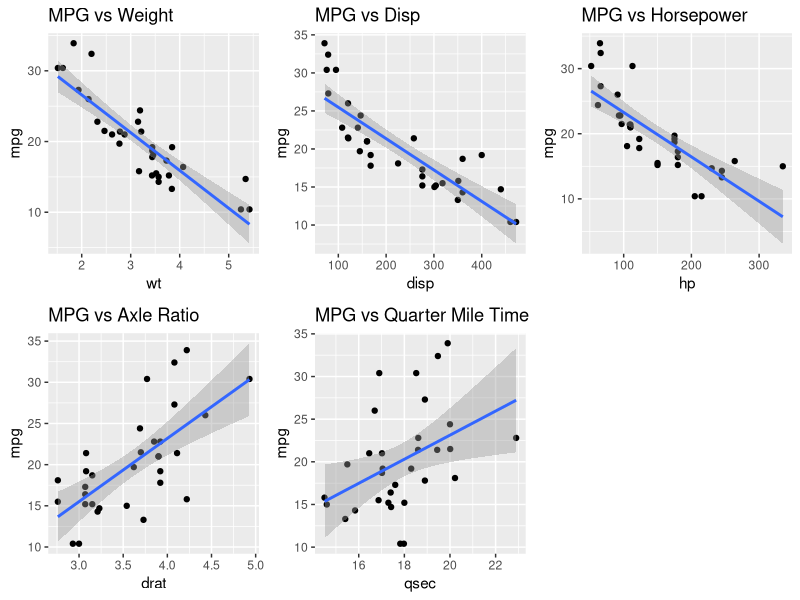

Reproduce this figure in R. (Note: this script raises an error after producing the figure.)
## ---- chunk 1
transmission<-factor(mtcars$am,labels=c("Automatic","Manual"))
cylinders<-factor(mtcars$cyl,labels=c("4","6","8"))
vs<-factor(mtcars$vs,labels=c("0","1"))
gear<-factor(mtcars$gear,labels=c("3","4","5"))
carburetors<-factor(mtcars$carb,labels=c(1,2,3,4,6,8))
data<-mtcars
data$am<-transmission
data$cyl<-cylinders
data$vs<-vs
data$gear<-gear
data$carb<-carburetors
library(datasets); data(mtcars); library(stats); library(graphics)
library(gridExtra);
library(ggplot2);
## ---- chunk 2
Variable<-colnames(data)
Description<-c("Miles/(US) gallon","Number of cylinders","Displacement (cu.in.)",
        "Gross horsepower","Rear axle ratio","Weight (lb/1000)","1/4 mile time",
        "V/S","Transmission (0 = automatic, 1 = manual)","Number of forward gears",
        "Number of carburetors")
desc<-data.frame(Variable,Description)
desc
## ---- chunk 3
Discrete<-c("cyl","vs","am","gear","carb","")
Continous<-c("mpg","disp","hp","drat","wt","qsec")
vars<-data.frame(Continous,Discrete)
vars
## ---- chunk 4


plot1<-qplot(wt,mpg,data=data)+geom_smooth(method = "lm")+ggtitle("MPG vs Weight")
plot2<-qplot(disp,mpg,data=data)+geom_smooth(method = "lm")+ggtitle("MPG vs Disp")
plot3<-qplot(hp,mpg,data=data)+geom_smooth(method = "lm")+ggtitle("MPG vs Horsepower")
plot4<-qplot(drat,mpg,data=data)+geom_smooth(method = "lm")+ggtitle("MPG vs Axle Ratio")
plot5<-qplot(qsec,mpg,data=data)+geom_smooth(method = "lm")+ggtitle("MPG vs Quarter Mile Time")
grid.arrange(plot1,plot2,plot3,plot4,plot5,ncol=3)
## ---- chunk 5
## define function
std<-function(x) sd(x)/sqrt(length(x))
inter<-function(x,y) {
    x$lower<-1:length(x$mpg)
    x$upper<-1:length(x$mpg)
    for (i in 1:length(x$mpg)) {
        x$lower[i]<-x$mpg[i]-y$mpg[i]
        x$upper[i]<-x$mpg[i]+y$mpg[i]
        
    }
    x
}

## data for plot 1
data_2<-aggregate(mpg~am,mean,data=data)
colnames(data_2)<-c("Transmission","mpg")
data_3<-aggregate(mpg~am,std,data=data)
data_2<-inter(data_2,data_3)

## barplot 1
barplot1 <- qplot(x=Transmission, y=mpg, fill=Transmission,data=data_2, geom="bar", stat="identity",position="dodge")
barplot1<- barplot1 + geom_errorbar(aes(ymax=upper, ymin=lower), position=position_dodge(0.9),data=data_2) + 
    ggtitle("Average MPG by Transmission") + guides(fill=FALSE)

## data for plot 2
data_2<-aggregate(mpg~cyl,mean,data=data)
colnames(data_2)<-c("Cylinders","mpg")
data_3<-aggregate(mpg~cyl,std,data=data)
data_2<-inter(data_2,data_3)

## barplot 2
barplot2 <- qplot(x=Cylinders, y=mpg, fill=Cylinders,data=data_2, geom="bar", stat="identity",position="dodge")
barplot2<- barplot2 + geom_errorbar(aes(ymax=upper, ymin=lower), position=position_dodge(0.9),data=data_2) + 
    ggtitle("Average MPG by Cylinders") + guides(fill=FALSE)


## data for plot 3
data_2<-aggregate(mpg~vs,mean,data=data)
colnames(data_2)<-c("VS","mpg")
data_3<-aggregate(mpg~vs,std,data=data)
data_2<-inter(data_2,data_3)

## barplot 3
barplot3 <- qplot(x=VS, y=mpg, fill=VS,data=data_2, geom="bar", stat="identity",position="dodge")
barplot3<- barplot3 + geom_errorbar(aes(ymax=upper, ymin=lower), position=position_dodge(0.9),data=data_2) + 
    ggtitle("Average MPG by VS") + guides(fill=FALSE)

## data for barplot 4
data_2<-aggregate(mpg~gear,mean,data=data)
colnames(data_2)<-c("Gears","mpg")
data_3<-aggregate(mpg~gear,std,data=data)
data_2<-inter(data_2,data_3)

## barplot 4
barplot4 <- qplot(x=Gears, y=mpg, fill=Gears,data=data_2, geom="bar", stat="identity",position="dodge")
barplot4<- barplot4 + geom_errorbar(aes(ymax=upper, ymin=lower), position=position_dodge(0.9),data=data_2) + 
    ggtitle("Average MPG by Gears") + guides(fill=FALSE)


## data for barplot 4
data_2<-aggregate(mpg~gear,mean,data=data)
colnames(data_2)<-c("Gears","mpg")
data_3<-aggregate(mpg~gear,std,data=data)
data_2<-inter(data_2,data_3)

## barplot 4
barplot4 <- qplot(x=Gears, y=mpg, fill=Gears,data=data_2, geom="bar", stat="identity",position="dodge")
barplot4<- barplot4 + geom_errorbar(aes(ymax=upper, ymin=lower), position=position_dodge(0.9),data=data_2) + 
    ggtitle("Average MPG by Gears") + guides(fill=FALSE)
grid.arrange(barplot1,barplot2,barplot3,barplot4,ncol=2)

